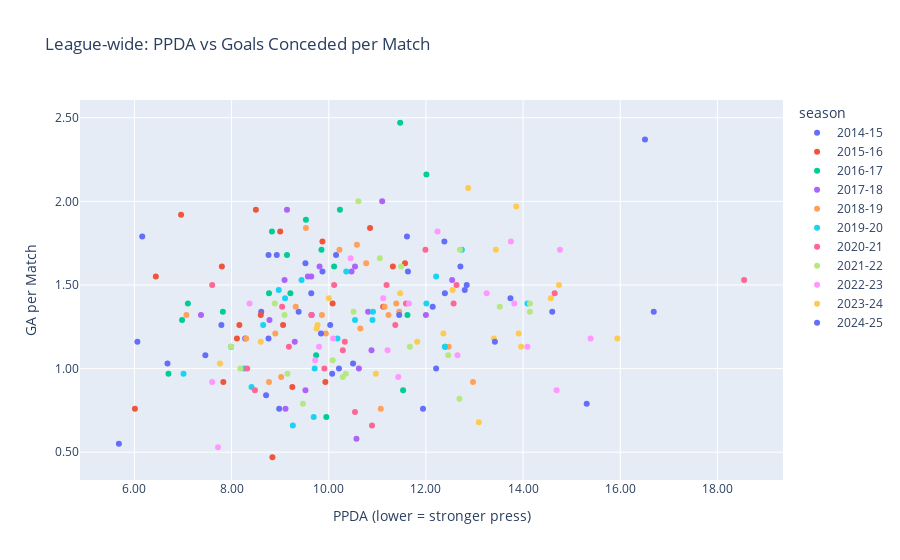

The notebook cell saved with this chart:
### Markdown cell above
5) Visualizations (시각화: 소수점 둘째자리)

-    5-a) League-wide: PPDA vs GA per match (리그 전체 산점도)

-    EN: If the cloud slopes up-right, weaker pressing (higher PPDA) links to more goals conceded.
-    KR: 오른쪽 위로 기울면 압박이 약할수록(PPDA 높음) 실점이 많아짐을 시사.

### Code cell
# 5-a) League-wide scatter
fig_scatter = px.scatter(
    season_team_def, x="PPDA_avg", y="GA_per_match", color="season",
    labels={"PPDA_avg":"PPDA (lower = stronger press)", "GA_per_match":"GA per Match"},
    title="League-wide: PPDA vs Goals Conceded per Match",
    hover_data=["team","season"]
)
fig_scatter.update_traces(hovertemplate="Team: %{customdata[0]}<br>Season: %{customdata[1]}<br>PPDA: %{x:.2f}<br>GA/m: %{y:.2f}")
fig_scatter.update_xaxes(tickformat=".2f")
fig_scatter.update_yaxes(tickformat=".2f")
fig_scatter.show()

### Figure 1 — Plotly figure (JSON) as saved in the notebook; plotly's stock layout.template omitted (floating-point values rounded to 4 significant figures)
{"data": [{"customdata": [["Almeria", "2014-15"], ["Athletic Club", "2014-15"], ["Atletico Madrid", "2014-15"], ["Barcelona", "2014-15"], ["Celta Vigo", "2014-15"], ["Cordoba", "2014-15"], ["Deportivo La Coruna", "2014-15"], ["Eibar", "2014-15"], ["Elche", "2014-15"], ["Espanyol", "2014-15"], ["Getafe", "2014-15"], ["Granada", "2014-15"], ["Levante", "2014-15"], ["Malaga", "2014-15"], ["Rayo Vallecano", "2014-15"], ["Real Madrid", "2014-15"], ["Real Sociedad", "2014-15"], ["Sevilla", "2014-15"], ["Valencia", "2014-15"], ["Villarreal", "2014-15"]], "hovertemplate": "Team: %{customdata[0]}<br>Season: %{customdata[1]}<br>PPDA: %{x:.2f}<br>GA/m: %{y:.2f}", "legendgroup": "2014-15", "marker": {"color": "#636efa", "symbol": "circle"}, "mode": "markers", "name": "2014-15", "orientation": "v", "showlegend": true, "type": "scatter", "x": [8.76, 7.46, 8.98, 5.68, 6.06, 11.61, 9.87, 9.64, 9.52, 9.38, 10.15, 8.93, 12.38, 7.79, 6.16, 10.21, 8.61, 8.28, 8.71, 10.07], "xaxis": "x", "y": [1.68, 1.08, 0.76, 0.55, 1.16, 1.79, 1.58, 1.45, 1.63, 1.34, 1.68, 1.68, 1.76, 1.26, 1.79, 1.0, 1.34, 1.18, 0.84, 0.97], "yaxis": "y"}, {"customdata": [["Athletic Club", "2015-16"], ["Atletico Madrid", "2015-16"], ["Barcelona", "2015-16"], ["Celta Vigo", "2015-16"], ["Deportivo La Coruna", "2015-16"], ["Eibar", "2015-16"], ["Espanyol", "2015-16"], ["Getafe", "2015-16"], ["Granada", "2015-16"], ["Las Palmas", "2015-16"], ["Levante", "2015-16"], ["Malaga", "2015-16"], ["Rayo Vallecano", "2015-16"], ["Real Betis", "2015-16"], ["Real Madrid", "2015-16"], ["Real Sociedad", "2015-16"], ["Sevilla", "2015-16"], ["Sporting Gijon", "2015-16"], ["Valencia", "2015-16"], ["Villarreal", "2015-16"]], "hovertemplate": "Team: %{customdata[0]}<br>Season: %{customdata[1]}<br>PPDA: %{x:.2f}<br>GA/m: %{y:.2f}", "legendgroup": "2015-16", "marker": {"color": "#EF553B", "symbol": "circle"}, "mode": "markers", "name": "2015-16", "orientation": "v", "showlegend": true, "type": "scatter", "x": [8.11, 8.84, 6.01, 6.44, 11.32, 7.8, 8.5, 9.87, 9.0, 10.08, 10.85, 7.83, 6.96, 11.12, 9.25, 8.16, 8.6, 11.57, 9.06, 9.93], "xaxis": "x", "y": [1.18, 0.47, 0.76, 1.55, 1.61, 1.61, 1.95, 1.76, 1.82, 1.39, 1.84, 0.92, 1.92, 1.37, 0.89, 1.26, 1.32, 1.63, 1.26, 0.92], "yaxis": "y"}, {"customdata": [["Alaves", "2016-17"], ["Athletic Club", "2016-17"], ["Atletico Madrid", "2016-17"], ["Barcelona", "2016-17"], ["Celta Vigo", "2016-17"], ["Deportivo La Coruna", "2016-17"], ["Eibar", "2016-17"], ["Espanyol", "2016-17"], ["Granada", "2016-17"], ["Las Palmas", "2016-17"], ["Leganes", "2016-17"], ["Malaga", "2016-17"], ["Osasuna", "2016-17"], ["Real Betis", "2016-17"], ["Real Madrid", "2016-17"], ["Real Sociedad", "2016-17"], ["Sevilla", "2016-17"], ["Sporting Gijon", "2016-17"], ["Valencia", "2016-17"], ["Villarreal", "2016-17"]], "hovertemplate": "Team: %{customdata[0]}<br>Season: %{customdata[1]}<br>PPDA: %{x:.2f}<br>GA/m: %{y:.2f}", "legendgroup": "2016-17", "marker": {"color": "#00cc96", "symbol": "circle"}, "mode": "markers", "name": "2016-17", "orientation": "v", "showlegend": true, "type": "scatter", "x": [12.4, 7.99, 9.95, 6.7, 8.83, 10.11, 7.82, 11.62, 12.01, 10.23, 9.21, 8.77, 11.47, 9.14, 9.74, 7.1, 6.98, 9.53, 9.85, 11.53], "xaxis": "x", "y": [1.13, 1.13, 0.71, 0.97, 1.82, 1.61, 1.34, 1.32, 2.16, 1.95, 1.45, 1.45, 2.47, 1.68, 1.08, 1.39, 1.29, 1.89, 1.71, 0.87], "yaxis": "y"}, {"customdata": [["Alaves", "2017-18"], ["Athletic Club", "2017-18"], ["Atletico Madrid", "2017-18"], ["Barcelona", "2017-18"], ["Celta Vigo", "2017-18"], ["Deportivo La Coruna", "2017-18"], ["Eibar", "2017-18"], ["Espanyol", "2017-18"], ["Getafe", "2017-18"], ["Girona", "2017-18"], ["Las Palmas", "2017-18"], ["Leganes", "2017-18"], ["Levante", "2017-18"], ["Malaga", "2017-18"], ["Real Betis", "2017-18"], ["Real Madrid", "2017-18"], ["Real Sociedad", "2017-18"], ["Sevilla", "2017-18"], ["Valencia", "2017-18"], ["Villarreal", "2017-18"]], "hovertemplate": "Team: %{customdata[0]}<br>Season: %{customdata[1]}<br>PPDA: %{x:.2f}<br>GA/m: %{y:.2f}", "legendgroup": "2017-18", "marker": {"color": "#ab63fa", "symbol": "circle"}, "mode": "markers", "name": "2017-18", "orientation": "v", "showlegend": true, "type": "scatter", "x": [12.0, 8.78, 10.57, 9.11, 10.47, 11.1, 7.37, 10.88, 9.52, 9.57, 9.14, 10.81, 12.54, 10.54, 9.81, 9.3, 9.64, 9.09, 10.62, 9.65], "xaxis": "x", "y": [1.32, 1.29, 0.58, 0.76, 1.58, 2.0, 1.32, 1.11, 0.87, 1.55, 1.95, 1.34, 1.53, 1.61, 1.61, 1.16, 1.55, 1.53, 1.0, 1.32], "yaxis": "y"}, {"customdata": [["Alaves", "2018-19"], ["Athletic Club", "2018-19"], ["Atletico Madrid", "2018-19"], ["Barcelona", "2018-19"], ["Celta Vigo", "2018-19"], ["Eibar", "2018-19"], ["Espanyol", "2018-19"], ["Getafe", "2018-19"], ["Girona", "2018-19"], ["Leganes", "2018-19"], ["Levante", "2018-19"], ["Rayo Vallecano", "2018-19"], ["Real Betis", "2018-19"], ["Real Madrid", "2018-19"], ["Real Sociedad", "2018-19"], ["Real Valladolid", "2018-19"], ["SD Huesca", "2018-19"], ["Sevilla", "2018-19"], ["Valencia", "2018-19"], ["Villarreal", "2018-19"]], "hovertemplate": "Team: %{customdata[0]}<br>Season: %{customdata[1]}<br>PPDA: %{x:.2f}<br>GA/m: %{y:.2f}", "legendgroup": "2018-19", "marker": {"color": "#FFA15A", "symbol": "circle"}, "mode": "markers", "name": "2018-19", "orientation": "v", "showlegend": true, "type": "scatter", "x": [11.23, 8.3, 11.07, 9.02, 10.77, 7.07, 9.86, 8.77, 11.39, 12.47, 10.58, 9.53, 9.32, 8.9, 9.94, 11.45, 10.22, 10.65, 12.97, 11.15], "xaxis": "x", "y": [1.32, 1.18, 0.76, 0.95, 1.63, 1.32, 1.32, 0.92, 1.39, 1.13, 1.74, 1.84, 1.37, 1.21, 1.21, 1.34, 1.71, 1.24, 0.92, 1.37], "yaxis": "y"}, {"customdata": [["Alaves", "2019-20"], ["Athletic Club", "2019-20"], ["Atletico Madrid", "2019-20"], ["Barcelona", "2019-20"], ["Celta Vigo", "2019-20"], ["Eibar", "2019-20"], ["Espanyol", "2019-20"], ["Getafe", "2019-20"], ["Granada", "2019-20"], ["Leganes", "2019-20"], ["Levante", "2019-20"], ["Mallorca", "2019-20"], ["Osasuna", "2019-20"], ["Real Betis", "2019-20"], ["Real Madrid", "2019-20"], ["Real Sociedad", "2019-20"], ["Real Valladolid", "2019-20"], ["Sevilla", "2019-20"], ["Valencia", "2019-20"], ["Villarreal", "2019-20"]], "hovertemplate": "Team: %{customdata[0]}<br>Season: %{customdata[1]}<br>PPDA: %{x:.2f}<br>GA/m: %{y:.2f}", "legendgroup": "2019-20", "marker": {"color": "#19d3f3", "symbol": "circle"}, "mode": "markers", "name": "2019-20", "orientation": "v", "showlegend": true, "type": "scatter", "x": [12.21, 9.71, 9.69, 8.26, 10.54, 8.97, 9.44, 7.01, 10.18, 10.91, 12.01, 12.74, 9.1, 10.36, 9.26, 8.65, 12.39, 8.41, 14.09, 10.9], "xaxis": "x", "y": [1.55, 1.0, 0.71, 1.0, 1.29, 1.47, 1.53, 0.97, 1.18, 1.34, 1.39, 1.71, 1.42, 1.58, 0.66, 1.26, 1.13, 0.89, 1.39, 1.29], "yaxis": "y"}, {"customdata": [["Alaves", "2020-21"], ["Athletic Club", "2020-21"], ["Atletico Madrid", "2020-21"], ["Barcelona", "2020-21"], ["Cadiz", "2020-21"], ["Celta Vigo", "2020-21"], ["Eibar", "2020-21"], ["Elche", "2020-21"], ["Getafe", "2020-21"], ["Granada", "2020-21"], ["Levante", "2020-21"], ["Osasuna", "2020-21"], ["Real Betis", "2020-21"], ["Real Madrid", "2020-21"], ["Real Sociedad", "2020-21"], ["Real Valladolid", "2020-21"], ["SD Huesca", "2020-21"], ["Sevilla", "2020-21"], ["Valencia", "2020-21"], ["Villarreal", "2020-21"]], "hovertemplate": "Team: %{customdata[0]}<br>Season: %{customdata[1]}<br>PPDA: %{x:.2f}<br>GA/m: %{y:.2f}", "legendgroup": "2020-21", "marker": {"color": "#FF6692", "symbol": "circle"}, "mode": "markers", "name": "2020-21", "orientation": "v", "showlegend": true, "type": "scatter", "x": [12.63, 10.29, 10.89, 9.91, 18.55, 7.6, 9.04, 14.65, 9.18, 11.99, 10.11, 11.37, 9.64, 10.54, 8.32, 11.19, 12.57, 8.48, 11.59, 10.33], "xaxis": "x", "y": [1.5, 1.11, 0.66, 1.0, 1.53, 1.5, 1.37, 1.45, 1.13, 1.71, 1.5, 1.26, 1.32, 0.74, 1.0, 1.5, 1.39, 0.87, 1.39, 1.16], "yaxis": "y"}, {"customdata": [["Alaves", "2021-22"], ["Athletic Club", "2021-22"], ["Atletico Madrid", "2021-22"], ["Barcelona", "2021-22"], ["Cadiz", "2021-22"], ["Celta Vigo", "2021-22"], ["Elche", "2021-22"], ["Espanyol", "2021-22"], ["Getafe", "2021-22"], ["Granada", "2021-22"], ["Levante", "2021-22"], ["Mallorca", "2021-22"], ["Osasuna", "2021-22"], ["Rayo Vallecano", "2021-22"], ["Real Betis", "2021-22"], ["Real Madrid", "2021-22"], ["Real Sociedad", "2021-22"], ["Sevilla", "2021-22"], ["Valencia", "2021-22"], ["Villarreal", "2021-22"]], "hovertemplate": "Team: %{customdata[0]}<br>Season: %{customdata[1]}<br>PPDA: %{x:.2f}<br>GA/m: %{y:.2f}", "legendgroup": "2021-22", "marker": {"color": "#B6E880", "symbol": "circle"}, "mode": "markers", "name": "2021-22", "orientation": "v", "showlegend": true, "type": "scatter", "x": [12.7, 10.29, 11.67, 8.18, 14.14, 7.99, 13.52, 14.14, 12.46, 11.49, 10.61, 11.05, 10.51, 9.09, 10.08, 12.69, 9.15, 9.47, 8.89, 10.35], "xaxis": "x", "y": [1.71, 0.95, 1.13, 1.0, 1.34, 1.13, 1.37, 1.39, 1.08, 1.61, 2.0, 1.66, 1.34, 1.32, 1.05, 0.82, 0.97, 0.79, 1.39, 0.97], "yaxis": "y"}, {"customdata": [["Almeria", "2022-23"], ["Athletic Club", "2022-23"], ["Atletico Madrid", "2022-23"], ["Barcelona", "2022-23"], ["Cadiz", "2022-23"], ["Celta Vigo", "2022-23"], ["Elche", "2022-23"], ["Espanyol", "2022-23"], ["Getafe", "2022-23"], ["Girona", "2022-23"], ["Mallorca", "2022-23"], ["Osasuna", "2022-23"], ["Rayo Vallecano", "2022-23"], ["Real Betis", "2022-23"], ["Real Madrid", "2022-23"], ["Real Sociedad", "2022-23"], ["Real Valladolid", "2022-23"], ["Sevilla", "2022-23"], ["Valencia", "2022-23"], ["Villarreal", "2022-23"]], "hovertemplate": "Team: %{customdata[0]}<br>Season: %{customdata[1]}<br>PPDA: %{x:.2f}<br>GA/m: %{y:.2f}", "legendgroup": "2022-23", "marker": {"color": "#FF97FF", "symbol": "circle"}, "mode": "markers", "name": "2022-23", "orientation": "v", "showlegend": true, "type": "scatter", "x": [14.76, 9.8, 14.69, 7.72, 13.82, 11.65, 13.75, 12.24, 15.39, 13.25, 14.09, 11.21, 8.37, 12.65, 11.43, 7.6, 10.45, 11.12, 10.09, 9.72], "xaxis": "x", "y": [1.71, 1.13, 0.87, 0.53, 1.39, 1.39, 1.76, 1.82, 1.18, 1.45, 1.13, 1.11, 1.39, 1.08, 0.95, 0.92, 1.66, 1.42, 1.18, 1.05], "yaxis": "y"}, {"customdata": [["Alaves", "2023-24"], ["Almeria", "2023-24"], ["Athletic Club", "2023-24"], ["Atletico Madrid", "2023-24"], ["Barcelona", "2023-24"], ["Cadiz", "2023-24"], ["Celta Vigo", "2023-24"], ["Getafe", "2023-24"], ["Girona", "2023-24"], ["Granada", "2023-24"], ["Las Palmas", "2023-24"], ["Mallorca", "2023-24"], ["Osasuna", "2023-24"], ["Rayo Vallecano", "2023-24"], ["Real Betis", "2023-24"], ["Real Madrid", "2023-24"], ["Real Sociedad", "2023-24"], ["Sevilla", "2023-24"], ["Valencia", "2023-24"], ["Villarreal", "2023-24"]], "hovertemplate": "Team: %{customdata[0]}<br>Season: %{customdata[1]}<br>PPDA: %{x:.2f}<br>GA/m: %{y:.2f}", "legendgroup": "2023-24", "marker": {"color": "#FECB52", "symbol": "circle"}, "mode": "markers", "name": "2023-24", "orientation": "v", "showlegend": true, "type": "scatter", "x": [13.91, 13.86, 10.97, 13.96, 8.6, 11.47, 14.74, 10.0, 12.36, 12.87, 9.75, 11.82, 12.55, 9.77, 13.4, 13.09, 7.76, 14.57, 15.94, 13.44], "xaxis": "x", "y": [1.21, 1.97, 0.97, 1.13, 1.16, 1.45, 1.5, 1.42, 1.21, 2.08, 1.24, 1.16, 1.47, 1.26, 1.18, 0.68, 1.03, 1.42, 1.18, 1.71], "yaxis": "y"}, {"customdata": [["Alaves", "2024-25"], ["Athletic Club", "2024-25"], ["Atletico Madrid", "2024-25"], ["Barcelona", "2024-25"], ["Celta Vigo", "2024-25"], ["Espanyol", "2024-25"], ["Getafe", "2024-25"], ["Girona", "2024-25"], ["Las Palmas", "2024-25"], ["Leganes", "2024-25"], ["Mallorca", "2024-25"], ["Osasuna", "2024-25"], ["Rayo Vallecano", "2024-25"], ["Real Betis", "2024-25"], ["Real Madrid", "2024-25"], ["Real Sociedad", "2024-25"], ["Real Valladolid", "2024-25"], ["Sevilla", "2024-25"], ["Valencia", "2024-25"], ["Villarreal", "2024-25"]], "hovertemplate": "Team: %{customdata[0]}<br>Season: %{customdata[1]}<br>PPDA: %{x:.2f}<br>GA/m: %{y:.2f}", "legendgroup": "2024-25", "marker": {"color": "#636efa", "symbol": "circle"}, "mode": "markers", "name": "2024-25", "orientation": "v", "showlegend": true, "type": "scatter", "x": [10.03, 11.94, 15.31, 6.68, 12.84, 16.69, 10.5, 11.63, 12.71, 12.8, 13.42, 12.14, 8.76, 11.45, 12.21, 9.84, 16.51, 12.39, 13.74, 14.6], "xaxis": "x", "y": [1.26, 0.76, 0.79, 1.03, 1.5, 1.34, 1.03, 1.58, 1.61, 1.47, 1.16, 1.37, 1.18, 1.32, 1.0, 1.21, 2.37, 1.45, 1.42, 1.34], "yaxis": "y"}], "layout": {"legend": {"title": {"text": "season"}, "tracegroupgap": 0}, "title": {"text": "League-wide: PPDA vs Goals Conceded per Match"}, "xaxis": {"anchor": "y", "domain": [0, 1], "tickformat": ".2f", "title": {"text": "PPDA (lower = stronger press)"}}, "yaxis": {"anchor": "x", "domain": [0, 1], "tickformat": ".2f", "title": {"text": "GA per Match"}}}}
